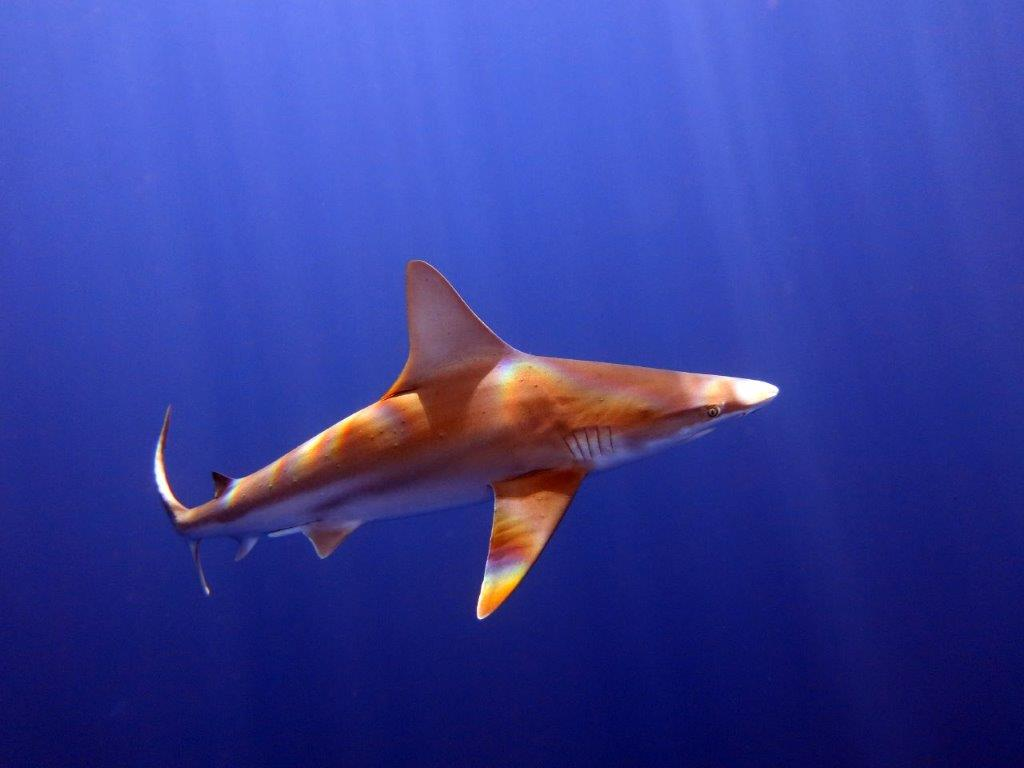
#> input picture figs/zoom_virtual_backgrounds/IMG_3477_1.jpg, 1024 x 768 px, found by its file name
$ python cartoonify_k_means.py
#> lines starting #> are read from the running program, lines starting #| are printed output that depends on the picture; after the words box and inside, x2 and y2 are one past the last pixel; in counts of white or black regions, pixels touching at a corner belong together
#!/bin/python
import numpy as np
import argparse
import cv2

parser = argparse.ArgumentParser(description="Turn Image into Cartoon")
parser.add_argument("-i", "--img_path", type=str, default=r"../../../figs/zoom_virtual_backgrounds/IMG_3477_1.jpg", metavar="str",
                    help="paths to input image (default: '../../../figs/zoom_virtual_backgrounds/IMG_3477_1.jpg')")
parser.add_argument("-o", "--output_dir", type=str, default=r"../../../figs/paintings/", metavar="str",
                    help="dir to save resized image results (default: ../../../figs/paintings/)")
parser.add_argument("-l", "--line_size", type=int, default=7, metavar="int",
                    help="line size to be used (default: 7)")
parser.add_argument("-b", "--blur_value", type=int, default=7, metavar="int",
                    help="blur value to be used (default: 7)")
parser.add_argument("-k", "--total_color", type=int, default=9, metavar="int",
                    help="total colors to be used for k value in k-means (default: 9)")
args = parser.parse_args()


def read_file(filename):
    return cv2.imread(filename)
#> returned value is the input picture: shape (768, 1024, 3); mean B, G, R 152.8, 60.8, 53.5

def save_out_cartoon_image(cartoon, filename=args.img_path, output_dir=args.output_dir, line_size=args.line_size, blur_value=args.blur_value, k=args.total_color):
    output_dir = output_dir if output_dir is not None and output_dir[-1]=="/" else output_dir + "/"
    basename = filename.split("/")[-1].split(".")[0]
    filename_addon_params = f"_line_size_{line_size}_blur_value_{blur_value}_total_color_{k}_"
    filename = output_dir + basename + filename_addon_params + "_cartoonified.png"
    cv2.imwrite(filename, cartoon)

def edge_mask(img, line_size=args.line_size, blur_value=args.blur_value):
#> called with line_size = 7, blur_value = 7
    gray = cv2.cvtColor(img, cv2.COLOR_BGR2GRAY)
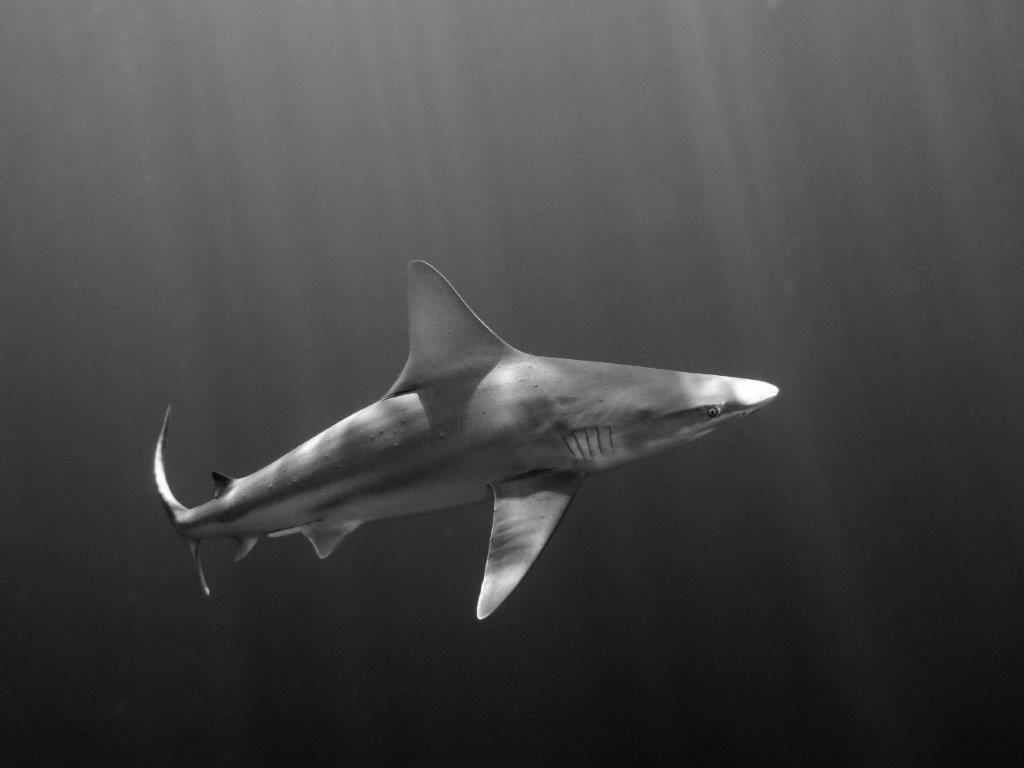
#> gray: shape (768, 1024); min 5, max 255, mean 69.1
    gray_blur = cv2.medianBlur(gray, blur_value)
    edges = cv2.adaptiveThreshold(gray_blur, 255, cv2.ADAPTIVE_THRESH_MEAN_C, cv2.THRESH_BINARY, line_size, blur_value)
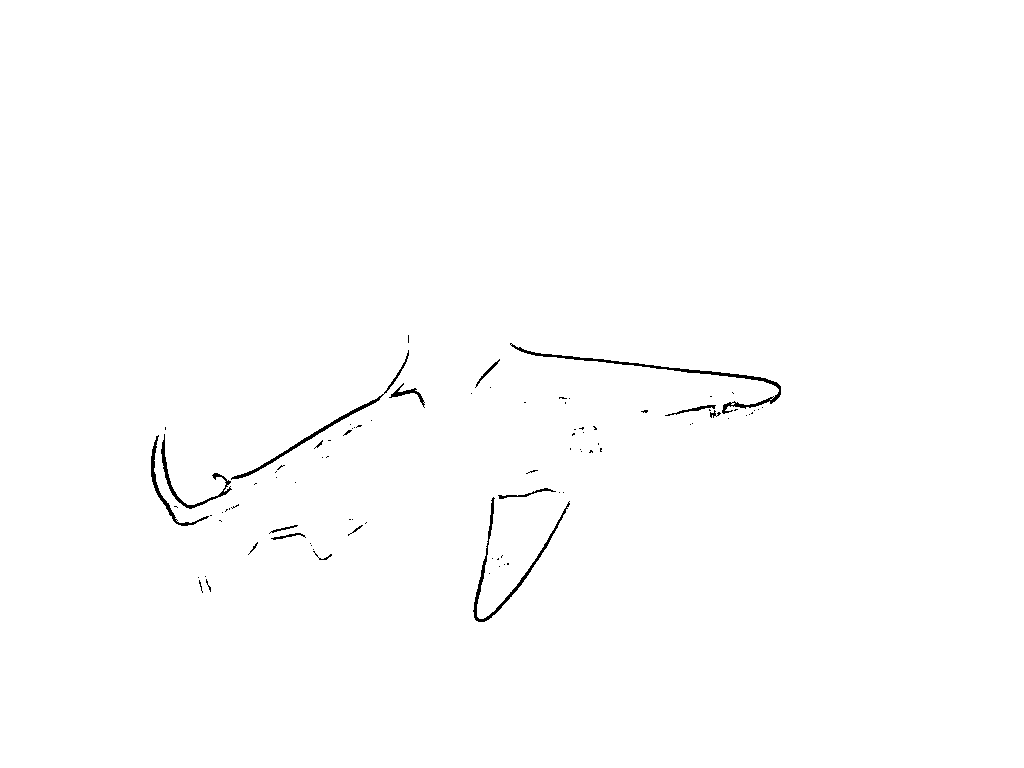
#> edges: shape (768, 1024); 99.4% white; 90 black regions (74 under 20 px), largest, box (x1, y1, x2, y2) and area: (510, 343, 781, 414) 1046, (473, 497, 570, 622) 797, (231, 350, 409, 480) 677
    return edges

def color_quantization(img, k=args.total_color):
#> called with k = 9
    data = np.float32(img).reshape((-1, 3))
    criteria = (cv2.TERM_CRITERIA_EPS + cv2.TERM_CRITERIA_MAX_ITER, 20, 0.001)

    # Implementing K-Means
    ret, label, center = cv2.kmeans(data, k, None, criteria, 10, cv2.KMEANS_RANDOM_CENTERS)
#> ret = 251272947.1; center = [[166.9, 191.3, 225], [89.66, 12.39, 10.73], [224.8, 106.7, 84.42], [83.5, 101.1, 164.7], [111.7, 24.49, 19.5], [197.8, 84.07, 64.35], [133.9, 40.83, 33.13], [45.1, 43.8, 98.33], [167.2, 63.43, 49.83]]
    center = np.uint8(center)
#> center = [[166, 191, 224], [89, 12, 10], [224, 106, 84], [83, 101, 164], [111, 24, 19], [197, 84, 64], [133, 40, 33], [45, 43, 98], [167, 63, 49]]
    result = center[label.flatten()]
    result = result.reshape(img.shape)
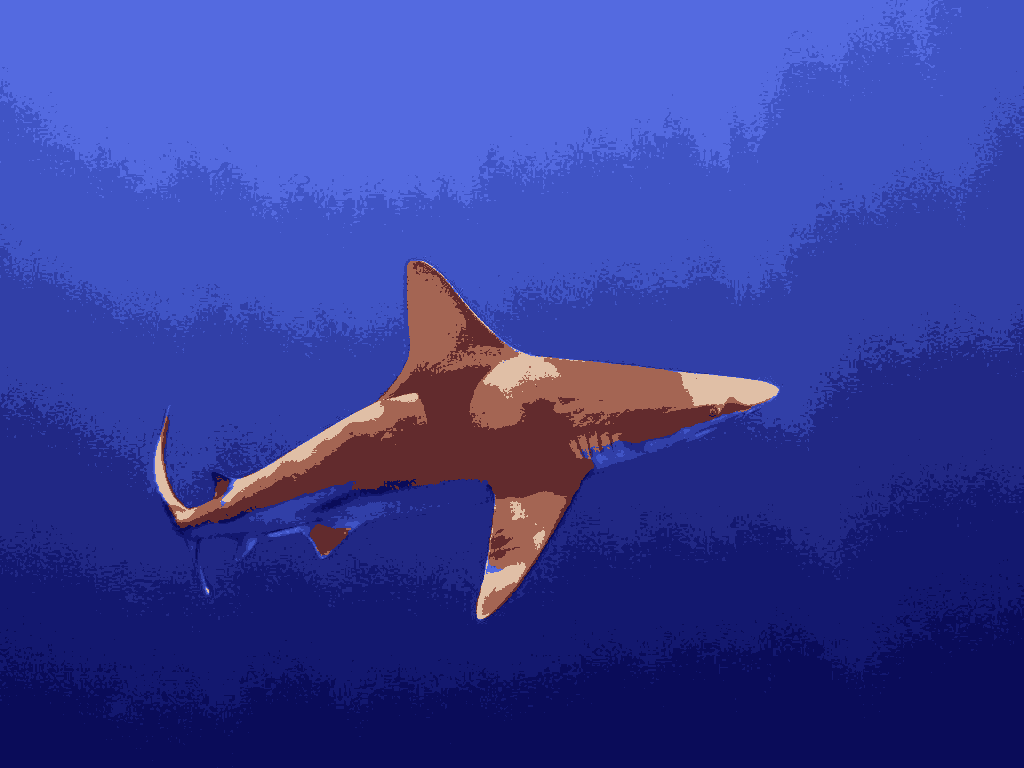
#> result: shape (768, 1024, 3); mean B, G, R 152.2, 60.3, 53
    return result

if __name__ == "__main__":
    filename = args.img_path
    img = read_file(filename)
    edges = edge_mask(img)
    img = color_quantization(img)
    blurred = cv2.bilateralFilter(img, d=7, sigmaColor=200,sigmaSpace=200)
    cartoon = cv2.bitwise_and(blurred, blurred, mask=edges)
    save_out_cartoon_image(cartoon)
    cv2.destroyAllWindows()
